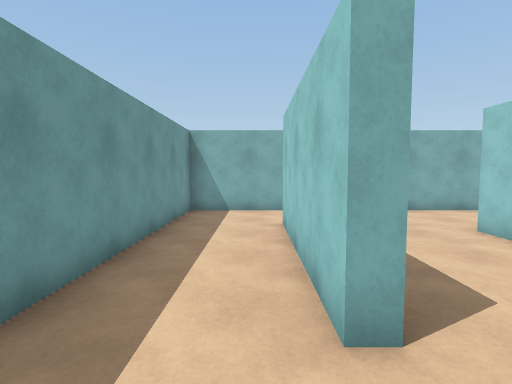
view 1 (above)

14 first-person views from a walk through a 3-D level made in the Unity game engine. The camera is 1.5 m above the floor, tilts 4° down and sees 80° across. The floor is counted in squares, 1 m on a side. Each view is taken from the middle of a square. On the plan, view 1 faces up. The plan holds only what a view shows up to about 15 squares ahead; the rest is blank. The player is left out.

view 2
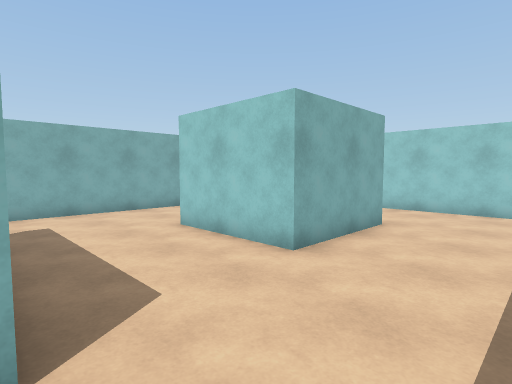

view 3
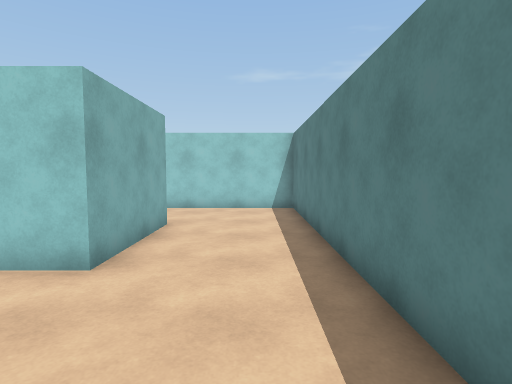

view 4
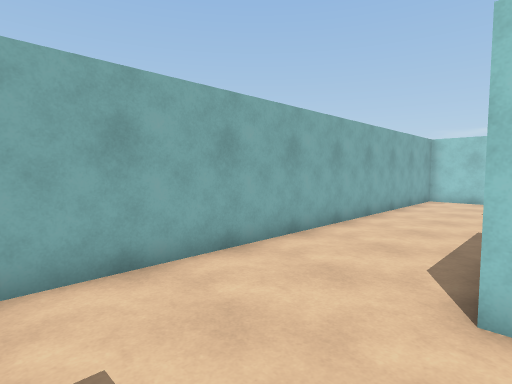

view 5
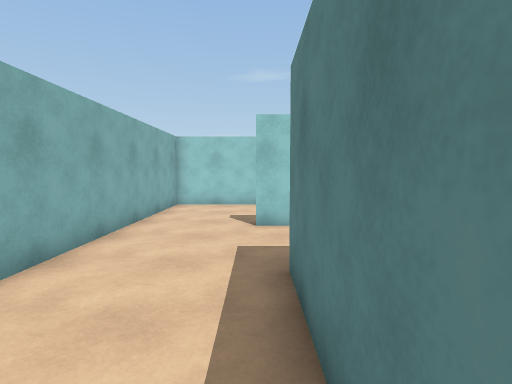

view 6
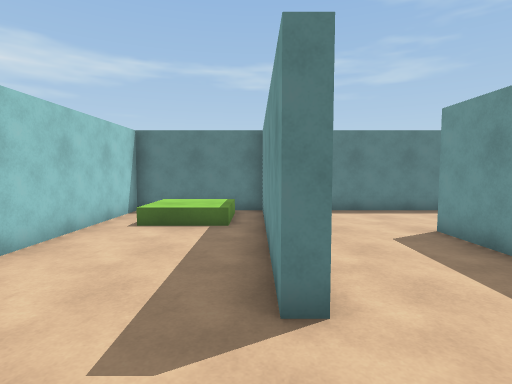

view 7
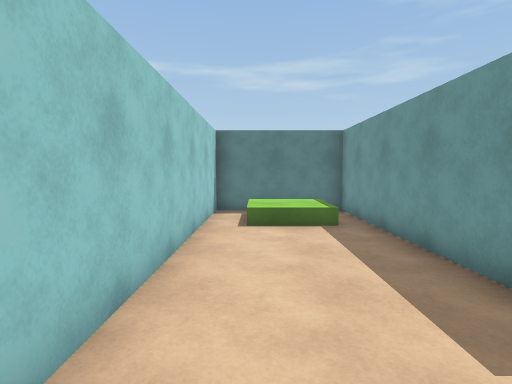

view 8
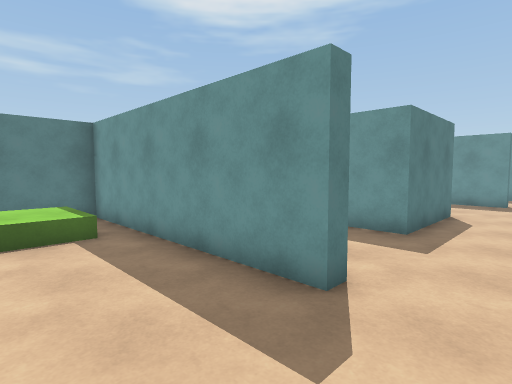

view 9
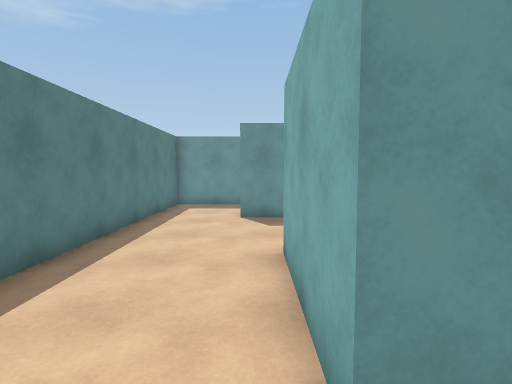

view 10
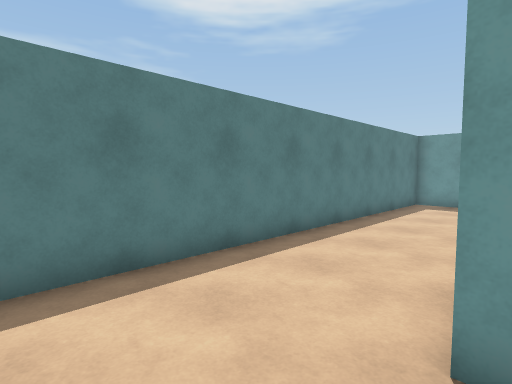

view 11
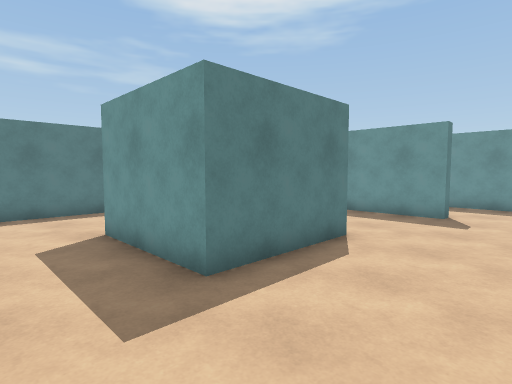

view 12
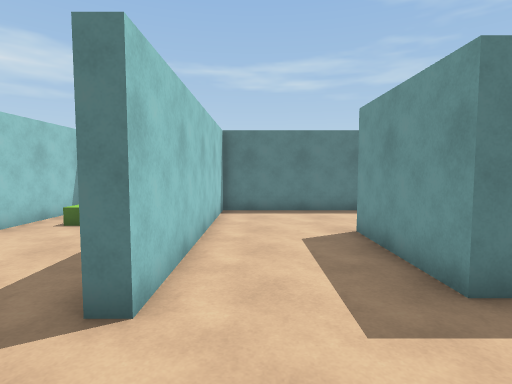

view 13
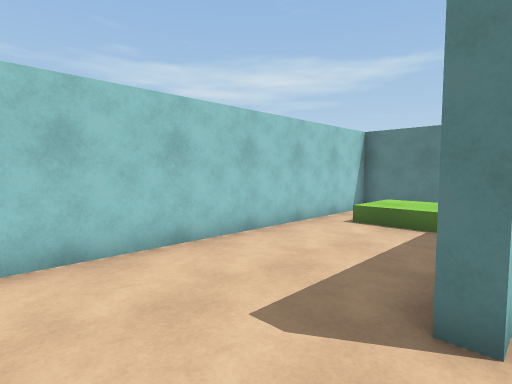

view 14
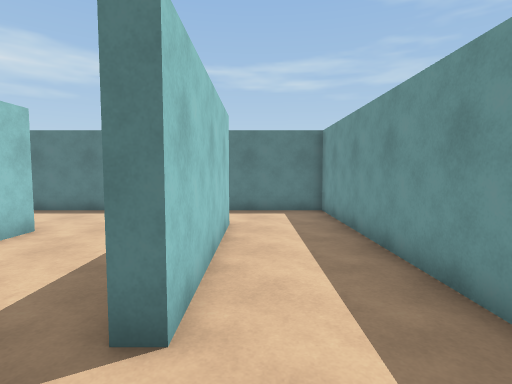

### Floor plan
Points are (right, up) in squares from view 1. A wall is a line through its corners. A room is listed if a view was taken in it or the views show most of it. See-through windows are left out.
Room 1 (views 1, 2, 3, 4, 5, 6, 7, 8, 9, 10, 11, 12, 13, 14)
walls: (9.5, 7.5) (9.5, 3.5) (5.5, 3.5) (5.5, 7.5) (9.5, 7.5); (13.2, 8) (13.7, 8) (13.7, -0.5) (18.5, -0.5) (18.5, 11.5) (-2.5, 11.5) (-2.5, -0.5) (13.2, -0.5) (13.2, 8); (1.2, 8.5) (1.2, 2.5) (0.7, 2.5) (0.7, 8.5) (1.2, 8.5)

Where each view was taken, in squares from view 1:
view 1: 0 up, 0 right, facing up
view 2: 0 up, 1 right, facing up-right
view 3: 1 up, 1 right, facing right
view 4: 7 up, 2 right, facing up-right
view 5: 8 up, 5 right, facing right
view 6: 11 up, 14 right, facing down
view 7: 11 up, 17 right, facing down
view 8: 10 up, 17 right, facing down-left
view 9: 3 up, 11 right, facing left
view 10: 4 up, 12 right, facing down-left
view 11: 11 up, 12 right, facing down-left
view 12: 11 up, 12 right, facing down
view 13: 11 up, 13 right, facing down-right
view 14: 11 up, 0 right, facing down
